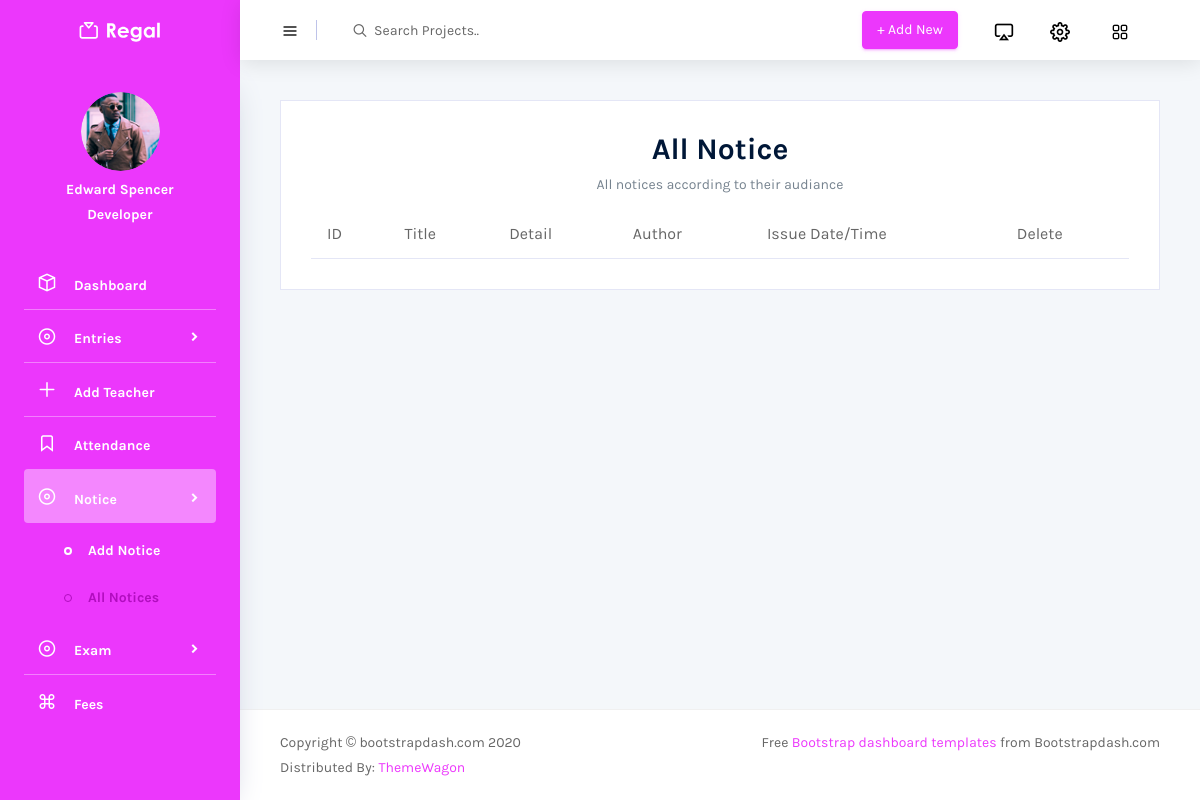
The app's page /menuPages/allNotice.php, older data.
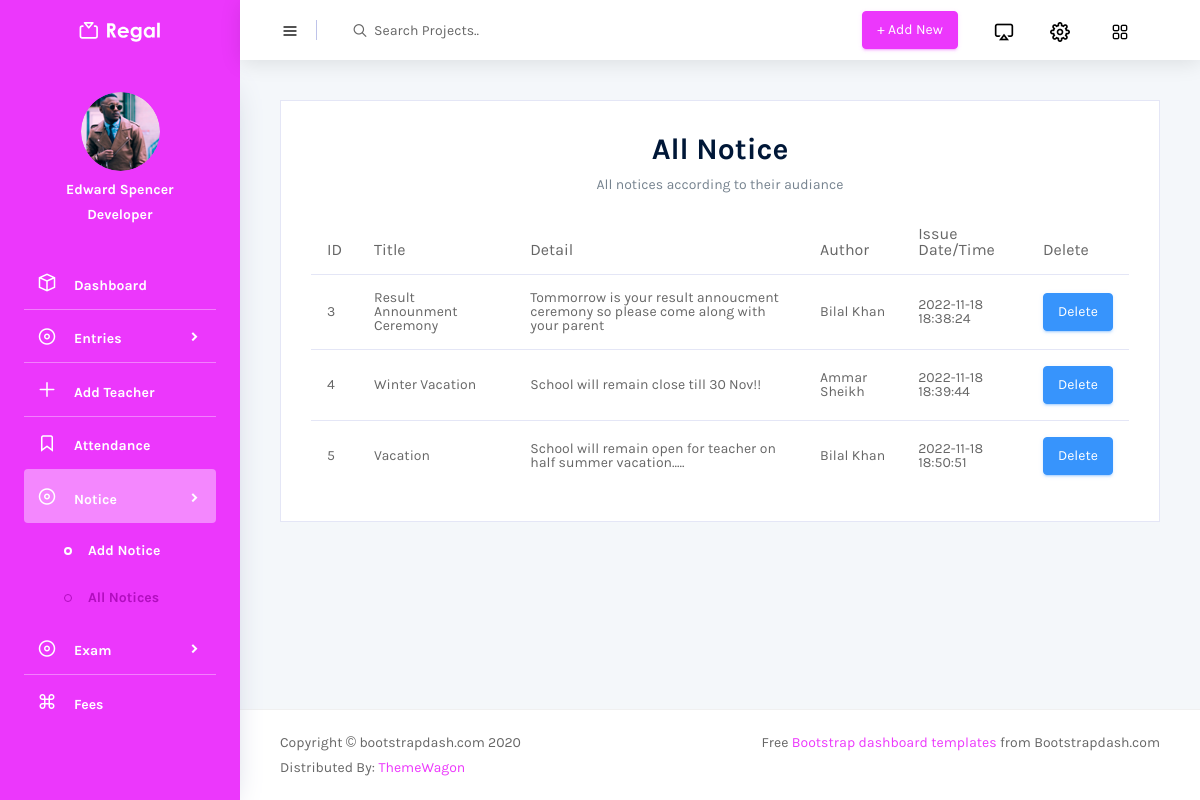
The same page, newer data.
### tables this page shows
CREATE TABLE `notice` (
  `nid` int(11) NOT NULL,
  `nauthor` varchar(30) NOT NULL,
  `ntitle` varchar(30) NOT NULL,
  `ndesc` varchar(200) NOT NULL,
  `time` datetime NOT NULL,
  `audiance` varchar(20) NOT NULL
);

### menuPages/allNotice.php (the view, shortened to what this page needs)
<?php
include "../component/connect.php";
?>
<!DOCTYPE html>
<html lang="en">
<head>
  <link rel="stylesheet" href="../vendors/mdi/css/materialdesignicons.min.css">
  <link rel="stylesheet" href="../vendors/feather/feather.css">
  <link rel="stylesheet" href="../vendors/base/vendor.bundle.base.css">
  <link rel="stylesheet" href="../vendors/flag-icon-css/css/flag-icon.min.css"/>
  <link rel="stylesheet" href="../vendors/font-awesome/css/font-awesome.min.css">
  <link rel="stylesheet" href="../vendors/jquery-bar-rating/fontawesome-stars-o.css">
  <link rel="stylesheet" href="../vendors/jquery-bar-rating/fontawesome-stars.css">
  <link rel="stylesheet" href="../css/style.css">
</head>
<body>
  <div class="container-scroller">
    <nav class="navbar col-lg-12 col-12 p-0 fixed-top d-flex flex-row">
      <div class="text-center navbar-brand-wrapper d-flex align-items-center justify-content-center">
        <a class="navbar-brand brand-logo" href="/student.php"><img src="../images/logo.svg" alt="logo"/></a>
      </div>
      <?php include "../component/header.php";?>
    </nav>
    <div class="container-fluid page-body-wrapper">
      <nav class="sidebar sidebar-offcanvas" id="sidebar">
        <div class="user-profile">
          <div class="user-image">
            <img src="../images/faces/face28.png">
          </div>
          <div class="user-name">
              Edward Spencer
          </div>
          <div class="user-designation">
              Developer
          </div>
        </div>
        <ul class="nav">
          <li class="nav-item">
            <a class="nav-link" href="../accountant.php">
              <i class="icon-box menu-icon"></i>
              <span class="menu-title">Dashboard</span>
            </a>
          </li>
          <li class="nav-item">
            <a class="nav-link" data-toggle="collapse" href="#ui-basic" aria-expanded="false" aria-controls="ui-basic">
              <i class="icon-disc menu-icon"></i>
              <span class="menu-title">Entries</span>
              <i class="menu-arrow"></i>
            </a>
          </li>
          <li class="nav-item">
            <a class="nav-link" href="addTea.php">
              <i class="icon-plus menu-icon"></i>
              <span class="menu-title">Add Teacher</span>
            </a>
          </li>
          <li class="nav-item">
            <a class="nav-link" href="attendance.php">
              <i class="icon-ribbon menu-icon"></i>
              <span class="menu-title">Attendance</span>
            </a>
          </li>
          <li class="nav-item">
            <a class="nav-link" data-toggle="collapse" href="#ui-notice" aria-expanded="false" aria-controls="ui-notice">
              <i class="icon-disc menu-icon"></i>
              <span class="menu-title">Notice</span>
              <i class="menu-arrow"></i>
            </a>
            <div class="collapse" id="ui-notice">
              <ul class="nav flex-column sub-menu">
                <li class="nav-item"> <a class="nav-link" href="notice.php">Add Notice</a></li>
                <li class="nav-item"> <a class="nav-link" href="allNotice.php">All Notices</a></li>
              </ul>
            </div>
          </li>
          <li class="nav-item">
            <a class="nav-link" data-toggle="collapse" href="#ui-exam" aria-expanded="false" aria-controls="ui-exam">
              <i class="icon-disc menu-icon"></i>
              <span class="menu-title">Exam</span>
              <i class="menu-arrow"></i>
            </a>
          </li>
          <li class="nav-item">
            <a class="nav-link" href="fees.php">
              <i class="icon-command menu-icon"></i>
              <span class="menu-title">Fees</span>
            </a>
          </li>
        </ul>
      </nav>
      <div class="main-panel">
        <div class="content-wrapper">
          <div class="row">
          <div class="col-12 grid-margin stretch-card">
               <div class="card">
                <div class="card-body">
                  <h2 class="display-4 font-weight-bold text-dark text-center">All Notice</h2>
                  <p class="card-description text-center">
                    All notices according to their audiance
                  </p>
                   <div class="table-responsive">
                    <table class="table table-hover">
                       <thead>
                        <tr>
                          <th>ID</th>
                          <th>Title</th>
                          <th>Detail</th>
                          <th>Author</th>
                          <th>Issue Date/Time</th>
                          <th>Delete</th>
                        </tr>
                       </thead>
                       <tbody>
                          <?php
                          $sql = "SELECT * FROM notice";
                          $res = mysqli_query($conn,$sql);
                          if(mysqli_num_rows($res)>0){
                            while($row = mysqli_fetch_assoc($res)){
                                echo "
                                      <tr>
                                        <td>$row[nid]</td>
                                        <td>$row[ntitle]</td>
                                        <td>$row[ndesc]</td>
                                        <td>$row[nauthor]</td>
                                        <td>$row[time]</td>
                                        <td><a href='deleteNotice.php?nid=$row[nid]' class='btn btn-info'>Delete</a></td>
                                      </tr>
                                     ";
                            }
                          }
                          ?>
                       </tbody>
                    </table>
                   </div>
                </div>
               </div>
            </div>
          </div>
        </div>
        <?php include "../component/footer.php";?>
      </div>
    </div>
  </div>
</body>
</html>

### component/header.php (shortened to what this page needs)
<div class="navbar-menu-wrapper d-flex align-items-center justify-content-end">
        <button class="navbar-toggler navbar-toggler align-self-center" type="button" data-toggle="minimize">
          <span class="icon-menu"></span>
        </button>
        <ul class="navbar-nav mr-lg-2">
          <li class="nav-item nav-search d-none d-lg-block">
            <div class="input-group">
              <div class="input-group-prepend">
                <span class="input-group-text" id="search">
                  <i class="icon-search"></i>
                </span>
              </div>
              <input type="text" class="form-control" placeholder="Search Projects.." aria-label="search" aria-describedby="search">
            </div>
          </li>
        </ul>
        <ul class="navbar-nav navbar-nav-right">
            <li class="nav-item dropdown d-flex">
               <a href="" class="nav-link count-indicator dropdown-toggle d-flex justify-content-center align-items-center" id="createDropdown" data-toggle="dropdown"><button class="btn btn-primary">+ Add New</button></a>
            </li>
          <li class="nav-item dropdown d-flex">
            <a class="nav-link count-indicator dropdown-toggle d-flex justify-content-center align-items-center" id="messageDropdown" href="#" data-toggle="dropdown">
              <i class="icon-air-play mx-0"></i>
            </a>
          </li>
          <li class="nav-item dropdown d-flex mr-4 ">
            <a class="nav-link count-indicator dropdown-toggle d-flex align-items-center justify-content-center" id="notificationDropdown" href="#" data-toggle="dropdown">
              <i class="icon-cog"></i>
            </a>
          </li>
          <li class="nav-item dropdown mr-4 d-lg-flex d-none">
            <a class="nav-link count-indicatord-flex align-item s-center justify-content-center" href="#">
              <i class="icon-grid"></i>
            </a>
          </li>
        </ul>
      </div>

### component/footer.php
<footer class="footer">
    <div class="d-sm-flex justify-content-center justify-content-sm-between">
        <span class="text-muted d-block text-center text-sm-left d-sm-inline-block">Copyright © bootstrapdash.com 2020</span>
        <span class="float-none float-sm-right d-block mt-1 mt-sm-0 text-center"> Free <a href="https://www.bootstrapdash.com/" target="_blank">Bootstrap dashboard templates</a> from Bootstrapdash.com</span>
    </div>
    <span class="text-muted d-block text-center text-sm-left d-sm-inline-block mt-2">Distributed By: <a href="https://www.themewagon.com/" target="_blank">ThemeWagon</a></span>
</footer>

Row changes from the older to the newer data that the page shows:
added notice: nid "3", ntitle "Result Announment Ceremony", ndesc "Tommorrow is your result annoucment ceremony so please come along with your parent", nauthor "Bilal Khan", time "2022-11-18 18:38:24"
added notice: nid "4", ntitle "Winter Vacation", ndesc "School will remain close till 30 Nov!!", nauthor "Ammar Sheikh", time "2022-11-18 18:39:44"
added notice: nid "5", ntitle "Vacation", ndesc "School will remain open for teacher on half summer vacation.....", nauthor "Bilal Khan", time "2022-11-18 18:50:51"
